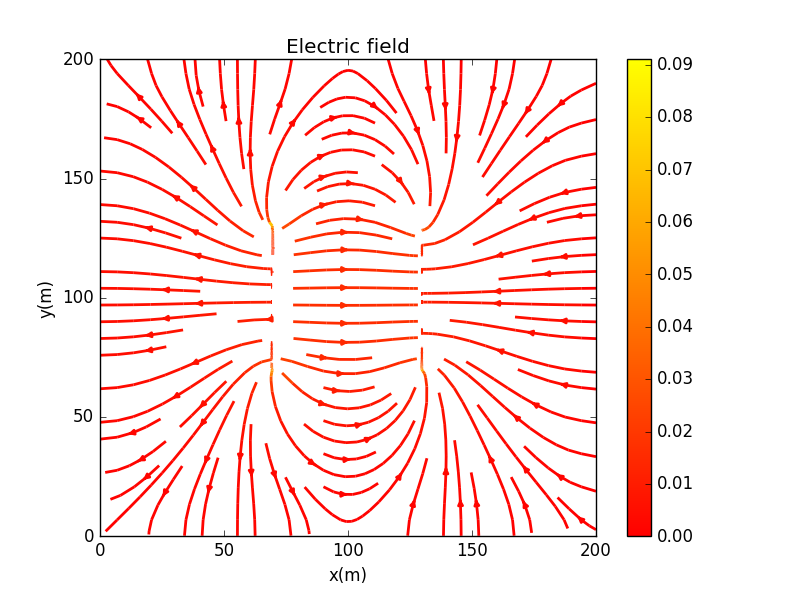

The Python source for this figure:
from __future__ import division
import matplotlib
import numpy as np
import matplotlib.cm as cm
import matplotlib.mlab as mlab
import matplotlib.pyplot as plt
from mpl_toolkits.mplot3d import Axes3D
from copy import deepcopy


# initialize the grid

grid = []
for i in range(201):    
    row_i = []
    for j in range(201):
        if i == 0 or i == 200 or j == 0 or j == 200:
            voltage = 0
        elif 70<=i<=130 and j == 70:
            voltage = 1
        elif 70<=i<=130 and j == 130:
            voltage = -1
        else:
            voltage = 0
        row_i.append(voltage)
    grid.append(row_i)

# define the update_V function (Gauss-Seidel method)

def update_V(grid):

    delta_V = 0

    for i in range(201):    
        for j in range(201):
            if i == 0 or i == 200 or j == 0 or j == 200:
                pass
            elif 70<=i<=130 and j == 70:
                pass
            elif 70<=i<=130 and j == 130:
                pass
            else:
                voltage_new = (grid[i+1][j]+grid[i-1][j]+grid[i][j+1]+grid[i][j-1])/4
                voltage_old = grid[i][j]
                delta_V += abs(voltage_new - voltage_old)
                grid[i][j] = voltage_new

    return grid, delta_V

# define the Laplace_calculate function

def Laplace_calculate(grid):

    epsilon = 10**(-5)*200**2
    grid_init = grid
    delta_V = 0
    N_iter = 0

    while delta_V >= epsilon or N_iter <= 10:
        grid_impr, delta_V = update_V(grid_init)
        grid_new, delta_V = update_V(grid_impr)
        grid_init = grid_new
        N_iter += 1

    return grid_new


x = np.linspace(0,200,201)
y = np.linspace(0,200,201)
X, Y = np.meshgrid(x, y)
Z = Laplace_calculate(grid)
Ex = deepcopy(Z)
Ey = deepcopy(Z)
E = deepcopy(Z)

for i in range(201):
    for j in range(201):
        if i == 0 or i == 200 or j == 0 or j == 200:
            Ex[i][j] = 0
            Ey[i][j] = 0
        else:
            Ex_value = -(Z[i+1][j] - Z[i][j])/2
            Ey_value = -(Z[i][j+1] - Z[i][j])/2
            Ex[i][j] = Ex_value
            Ey[i][j] = Ey_value

for i in range(201):
    for j in range(201):
        E_value = np.sqrt(Ex[i][j]**2 + Ey[i][j]**2)
        E[i][j] = E_value
            
fig0, ax0 = plt.subplots()
strm = ax0.streamplot(X, Y, np.array(Ey), np.array(Ex), color=np.array(E), linewidth=2, cmap=plt.cm.autumn)
fig0.colorbar(strm.lines)
ax0.set_xlabel('x(m)')
ax0.set_ylabel('y(m)')
ax0.set_title('Electric field')
plt.show()
